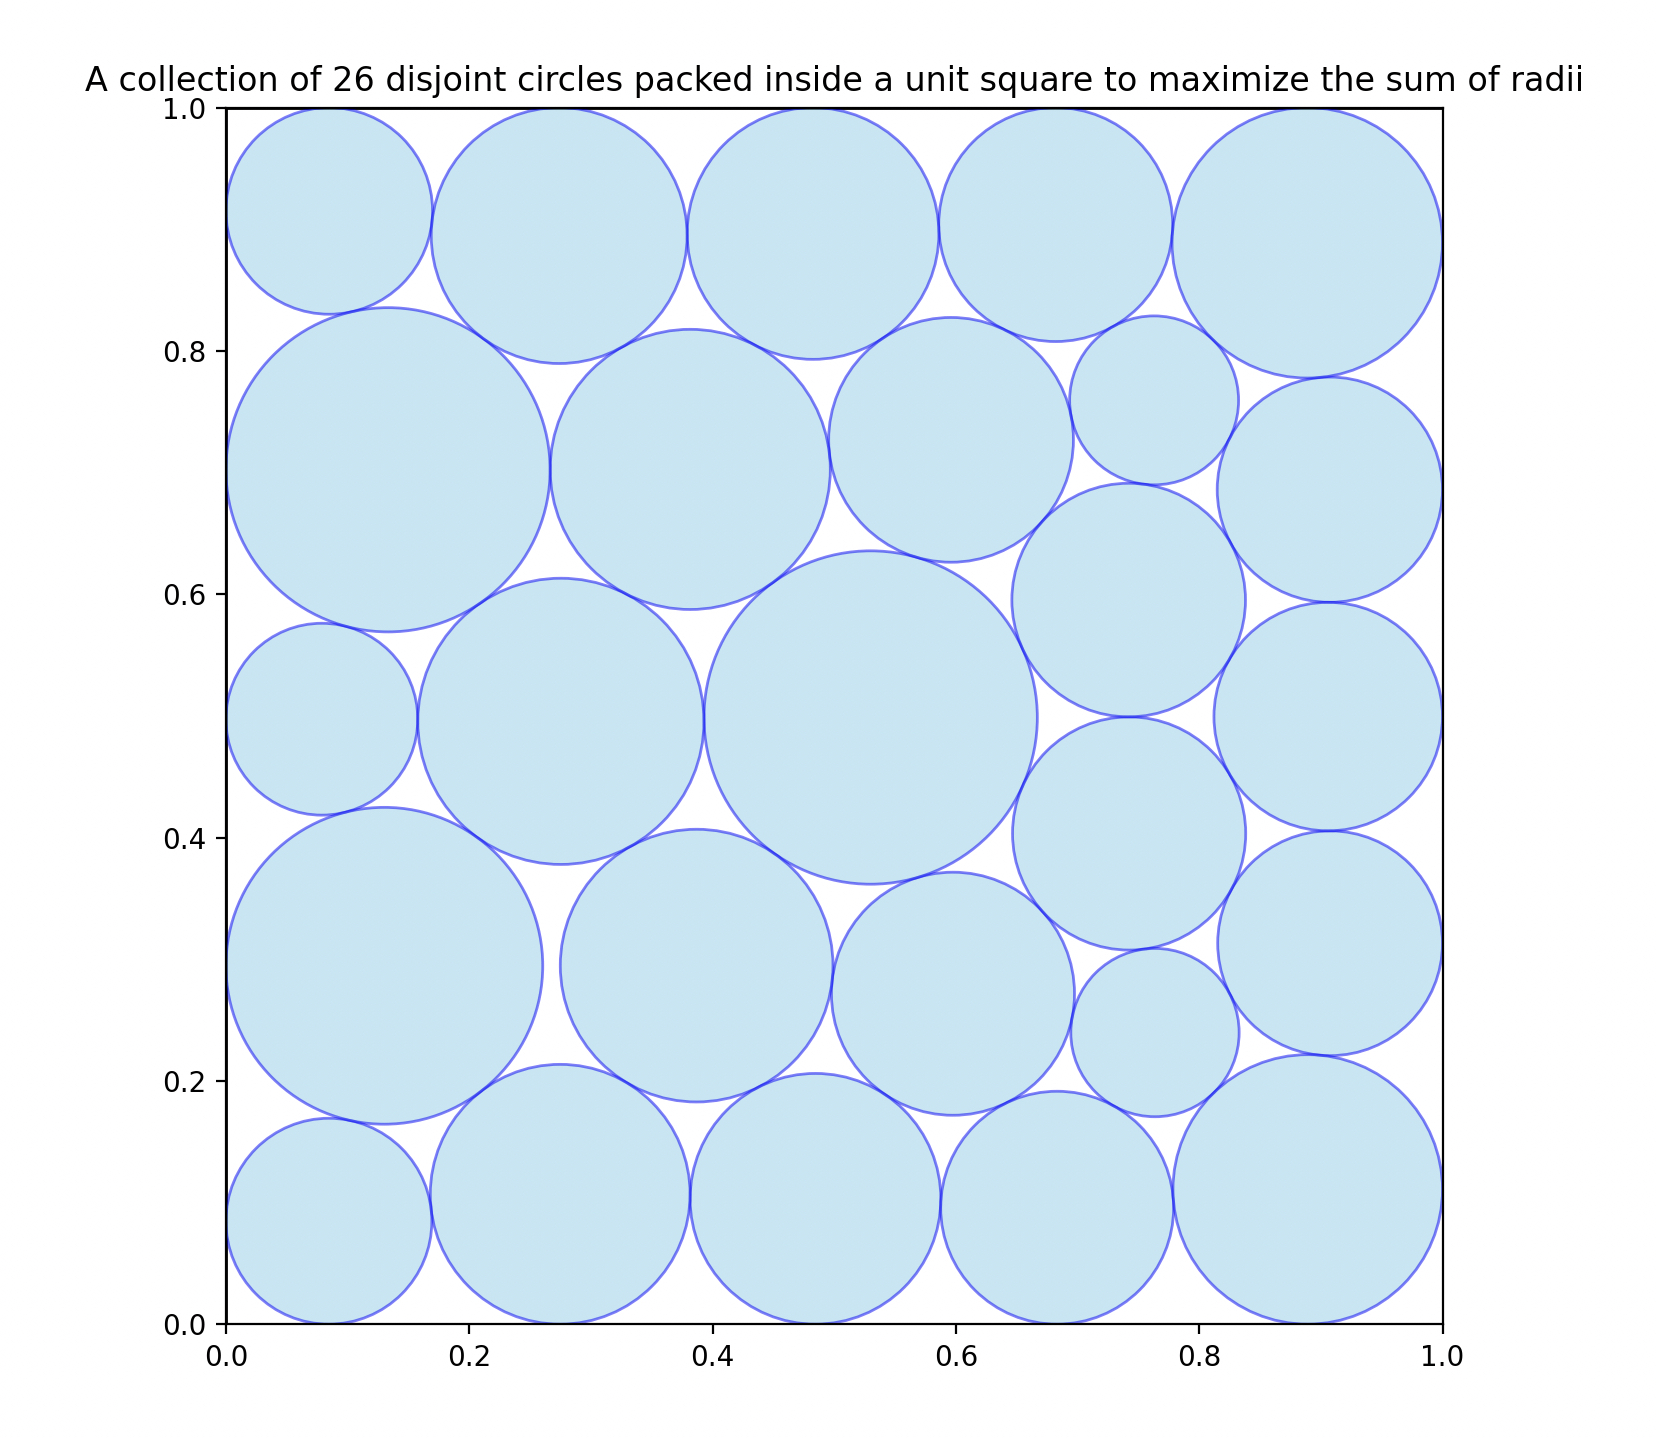

This chart was generated by the following Python code:
"""
LoongFlow - Circle Packing best result
"""

import numpy as np
import itertools
import matplotlib.pyplot as plt
import matplotlib.patches as patches


def verify_circles(circles: np.ndarray):
    """Checks that the circles are disjoint and lie inside a unit square.

    Args:
      circles: A numpy array of shape (num_circles, 3), where each row is
        of the form (x, y, radius), specifying a circle.

    Raises:
      AssertionError if the circles are not disjoint or do not lie inside the
      unit square.
    """
    # Check pairwise disjointness.
    for circle1, circle2 in itertools.combinations(circles, 2):
        center_distance = np.sqrt(
            (circle1[0] - circle2[0]) ** 2 + (circle1[1] - circle2[1]) ** 2
        )
        radii_sum = circle1[2] + circle2[2]
        assert (
            center_distance >= radii_sum
        ), f"Circles are NOT disjoint: {circle1} and {circle2}."

    # Check all circles lie inside the unit square [0,1]x[0,1].
    for circle in circles:
        assert (
            0 <= min(circle[0], circle[1]) - circle[2]
            and max(circle[0], circle[1]) + circle[2] <= 1
        ), f"Circle {circle} is NOT fully inside the unit square."


def plot_circles(circles: np.ndarray):
    """Plots the circles."""
    _, ax = plt.subplots(1, figsize=(7, 7))
    ax.set_xlim(0, 1)
    ax.set_ylim(0, 1)
    ax.set_aspect("equal")  # Make axes scaled equally.

    # Draw unit square boundary.
    rect = patches.Rectangle(
        (0, 0), 1, 1, linewidth=1, edgecolor="black", facecolor="none"
    )
    ax.add_patch(rect)

    # Draw the circles.
    for circle in circles:
        circ = patches.Circle(
            (circle[0], circle[1]),
            circle[2],
            edgecolor="blue",
            facecolor="skyblue",
            alpha=0.5,
        )
        ax.add_patch(circ)

    plt.title(
        f"A collection of {len(circles)} disjoint circles packed inside a unit square to maximize the sum of radii"
    )
    plt.show()


construction_1 = np.array(
    [
        [0.0849263083039182, 0.9150736917086635, 0.0849254214866789],
        [0.5976350262144691, 0.2716296931970270, 0.0998976849114993],
        [0.6820783857757839, 0.9038494574875026, 0.0961504613342175],
        [0.5299633910221666, 0.4986677487238165, 0.1370098772227197],
        [0.3869265056297526, 0.2947454329076524, 0.1120739974543406],
        [0.7629585602245132, 0.7593516667966225, 0.0694394160300840],
        [0.0788604411074772, 0.4972835295839336, 0.0788600859932671],
        [0.9074077718310999, 0.6859431949917751, 0.0925916131076377],
        [0.9076084527893614, 0.3131157586756130, 0.0923910466338807],
        [0.7424170368199461, 0.4033586590488636, 0.0958418105166246],
        [0.9060726187805146, 0.4994283583972048, 0.0939268831642502],
        [0.2753422276006534, 0.4955311833386117, 0.1176285145990125],
        [0.4846008453615003, 0.1030605748871513, 0.1030600768913956],
        [0.2747834528766626, 0.1067893155740154, 0.1067893155740154],
        [0.4825946797939218, 0.8965328427880785, 0.1034663780562484],
        [0.5960422232148862, 0.7269056532012732, 0.1006000507755823],
        [0.7420492496374718, 0.5952196251570064, 0.0960181176332300],
        [0.7636736200287229, 0.2397104547207950, 0.0691801500168185],
        [0.8888441894438750, 0.8888441894497398, 0.1111558105502602],
        [0.6832586089510956, 0.0957323045987883, 0.0957318067333429],
        [0.3816653253049620, 0.7026093496635539, 0.1151482591261624],
        [0.0846397134603101, 0.0846397134380425, 0.0846391662568031],
        [0.1332587149888469, 0.7023091624587523, 0.1332575325706433],
        [0.8892210117182656, 0.1107789882394257, 0.1107784860382811],
        [0.1302193912915700, 0.2946091498077932, 0.1302193912915700],
        [0.2739524527358436, 0.8948181047812457, 0.1051818952187543],
    ]
)

print(f"Construction 1 has {len(construction_1)} circles.")
verify_circles(construction_1)
print(f"The circles are disjoint and lie inside the unit square.")
sum_radii = np.sum(construction_1[:, 2])
print(f"Construction 1 sum of radii: {sum_radii}")

plot_circles(construction_1)
